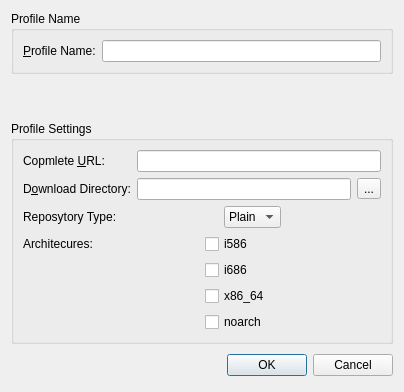
<?xml version="1.0" encoding="UTF-8"?>
<ui version="4.0">
 <class>profileSettingsDialog</class>
 <widget class="QDialog" name="profileSettingsDialog">
  <property name="geometry">
   <rect>
    <x>0</x>
    <y>0</y>
    <width>400</width>
    <height>392</height>
   </rect>
  </property>
  <property name="windowTitle">
   <string>Profile Settings</string>
  </property>
  <layout class="QVBoxLayout" name="verticalLayout">
   <item>
    <widget class="QGroupBox" name="ProfileNameGroupBox">
     <property name="title">
      <string>Profile Name</string>
     </property>
     <layout class="QHBoxLayout">
      <item>
       <widget class="QLabel" name="profileNameLabel">
        <property name="text">
         <string>&amp;Profile Name:</string>
        </property>
        <property name="buddy">
         <cstring>profileNameLineEdit</cstring>
        </property>
       </widget>
      </item>
      <item>
       <widget class="QLineEdit" name="profileNameLineEdit">
        <property name="minimumSize">
         <size>
          <width>272</width>
          <height>0</height>
         </size>
        </property>
        <property name="whatsThis">
         <string>Give the repository a name.</string>
        </property>
       </widget>
      </item>
     </layout>
    </widget>
   </item>
   <item>
    <spacer>
     <property name="orientation">
      <enum>Qt::Vertical</enum>
     </property>
     <property name="sizeHint" stdset="0">
      <size>
       <width>382</width>
       <height>16</height>
      </size>
     </property>
    </spacer>
   </item>
   <item>
    <widget class="QGroupBox" name="profileSettingsGroupBox">
     <property name="title">
      <string>Profile Settings</string>
     </property>
     <layout class="QGridLayout" name="gridLayout">
      <item row="0" column="0" colspan="2">
       <widget class="QLabel" name="completeUrlLabel">
        <property name="text">
         <string>Copmlete &amp;URL:</string>
        </property>
        <property name="buddy">
         <cstring>downloadDirLineEdit</cstring>
        </property>
       </widget>
      </item>
      <item row="0" column="2">
       <widget class="QLineEdit" name="completeUrlLineEdit">
        <property name="whatsThis">
         <string>Enter the complete remote url.</string>
        </property>
       </widget>
      </item>
      <item row="1" column="0" colspan="2">
       <widget class="QLabel" name="downloadDirLabel">
        <property name="text">
         <string>D&amp;ownload Directory:</string>
        </property>
        <property name="buddy">
         <cstring>downloadDirLineEdit</cstring>
        </property>
       </widget>
      </item>
      <item row="1" column="2">
       <layout class="QHBoxLayout">
        <item>
         <widget class="QLineEdit" name="downloadDirLineEdit">
          <property name="whatsThis">
           <string>Specify a download destination directory for this profile.</string>
          </property>
         </widget>
        </item>
        <item>
         <widget class="QToolButton" name="browseDownloadDirButton">
          <property name="text">
           <string>...</string>
          </property>
         </widget>
        </item>
       </layout>
      </item>
      <item row="2" column="0">
       <widget class="QLabel" name="RepositoryTypeLabel">
        <property name="text">
         <string>Reposytory Type:</string>
        </property>
       </widget>
      </item>
      <item row="2" column="1" colspan="2">
       <layout class="QHBoxLayout" name="horizontalLayout">
        <item>
         <spacer name="horizontalSpacer">
          <property name="orientation">
           <enum>Qt::Horizontal</enum>
          </property>
          <property name="sizeHint" stdset="0">
           <size>
            <width>40</width>
            <height>20</height>
           </size>
          </property>
         </spacer>
        </item>
        <item>
         <widget class="QComboBox" name="repositoryTypeComboBox">
          <property name="whatsThis">
           <string>&lt;!DOCTYPE HTML PUBLIC &quot;-//W3C//DTD HTML 4.0//EN&quot; &quot;http://www.w3.org/TR/REC-html40/strict.dtd&quot;&gt;
&lt;html&gt;&lt;head&gt;&lt;meta name=&quot;qrichtext&quot; content=&quot;1&quot; /&gt;&lt;style type=&quot;text/css&quot;&gt;
p, li { white-space: pre-wrap; }
&lt;/style&gt;&lt;/head&gt;&lt;body style=&quot; font-family:'Sans Serif'; font-size:10pt; font-weight:400; font-style:normal;&quot;&gt;
&lt;p style=&quot; margin-top:0px; margin-bottom:0px; margin-left:0px; margin-right:0px; -qt-block-indent:0; text-indent:0px;&quot;&gt;You have the choice for &lt;span style=&quot; font-weight:600;&quot;&gt;plain&lt;/span&gt; or &lt;span style=&quot; font-weight:600;&quot;&gt;yum&lt;/span&gt;. Plain downloads the repository contents via simple directory listings wehreas yum uses repomd file for getting the contents of the repoitory and therefore this provides more meta information and hence allows dependency solving.&lt;/p&gt;&lt;/body&gt;&lt;/html&gt;</string>
          </property>
          <item>
           <property name="text">
            <string>Plain</string>
           </property>
          </item>
          <item>
           <property name="text">
            <string>Yum</string>
           </property>
          </item>
         </widget>
        </item>
        <item>
         <spacer name="horizontalSpacer_2">
          <property name="orientation">
           <enum>Qt::Horizontal</enum>
          </property>
          <property name="sizeHint" stdset="0">
           <size>
            <width>40</width>
            <height>20</height>
           </size>
          </property>
         </spacer>
        </item>
       </layout>
      </item>
      <item row="3" column="0" colspan="3">
       <layout class="QGridLayout">
        <item row="0" column="0">
         <widget class="QLabel" name="architecureLabel">
          <property name="text">
           <string>Architecures:</string>
          </property>
         </widget>
        </item>
        <item row="0" column="1">
         <widget class="QCheckBox" name="i586CheckBox">
          <property name="text">
           <string>i586</string>
          </property>
         </widget>
        </item>
        <item row="1" column="1">
         <widget class="QCheckBox" name="i686CheckBox">
          <property name="text">
           <string>i686</string>
          </property>
         </widget>
        </item>
        <item row="3" column="1">
         <widget class="QCheckBox" name="noarchCheckBox">
          <property name="text">
           <string>noarch</string>
          </property>
         </widget>
        </item>
        <item row="2" column="1">
         <widget class="QCheckBox" name="x86_64CheckBox">
          <property name="text">
           <string>x86_64</string>
          </property>
         </widget>
        </item>
       </layout>
      </item>
     </layout>
    </widget>
   </item>
   <item>
    <layout class="QHBoxLayout">
     <item>
      <spacer>
       <property name="orientation">
        <enum>Qt::Horizontal</enum>
       </property>
       <property name="sizeHint" stdset="0">
        <size>
         <width>71</width>
         <height>31</height>
        </size>
       </property>
      </spacer>
     </item>
     <item>
      <widget class="QPushButton" name="okButton">
       <property name="text">
        <string>OK</string>
       </property>
      </widget>
     </item>
     <item>
      <widget class="QPushButton" name="cancelButton">
       <property name="text">
        <string>Cancel</string>
       </property>
      </widget>
     </item>
    </layout>
   </item>
  </layout>
  <zorder>ProfileNameGroupBox</zorder>
  <zorder>profileSettingsGroupBox</zorder>
  <zorder></zorder>
 </widget>
 <tabstops>
  <tabstop>profileNameLineEdit</tabstop>
  <tabstop>completeUrlLineEdit</tabstop>
  <tabstop>downloadDirLineEdit</tabstop>
  <tabstop>browseDownloadDirButton</tabstop>
  <tabstop>repositoryTypeComboBox</tabstop>
  <tabstop>i586CheckBox</tabstop>
  <tabstop>i686CheckBox</tabstop>
  <tabstop>x86_64CheckBox</tabstop>
  <tabstop>noarchCheckBox</tabstop>
  <tabstop>okButton</tabstop>
  <tabstop>cancelButton</tabstop>
 </tabstops>
 <resources/>
 <connections>
  <connection>
   <sender>okButton</sender>
   <signal>clicked()</signal>
   <receiver>profileSettingsDialog</receiver>
   <slot>accept()</slot>
   <hints>
    <hint type="sourcelabel">
     <x>244</x>
     <y>335</y>
    </hint>
    <hint type="destinationlabel">
     <x>12</x>
     <y>328</y>
    </hint>
   </hints>
  </connection>
  <connection>
   <sender>cancelButton</sender>
   <signal>clicked()</signal>
   <receiver>profileSettingsDialog</receiver>
   <slot>reject()</slot>
   <hints>
    <hint type="sourcelabel">
     <x>310</x>
     <y>333</y>
    </hint>
    <hint type="destinationlabel">
     <x>387</x>
     <y>332</y>
    </hint>
   </hints>
  </connection>
 </connections>
</ui>
